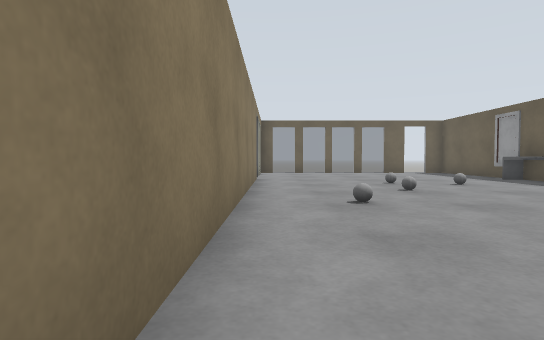
View 1 (above)

13 first-person views from a walk through a Gazebo world. The camera is 0.72 m above the floor, tilts 2° down and sees 80° across. The floor is counted in squares, 1 m on a side. Each view is taken from the middle of a square. On the plan, view 1 faces up. The plan holds only what a view shows up to about 10 squares ahead; the rest is blank. The robots in the file are not drawn. Surface patterns are stand-ins for the level's own textures.

View 2
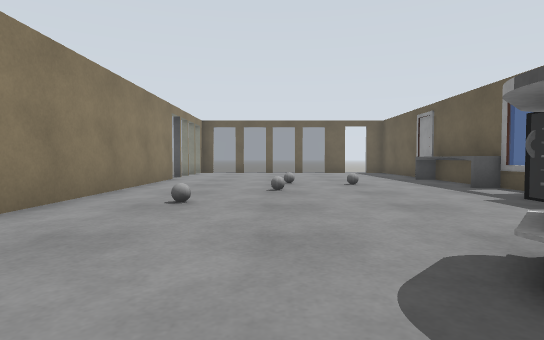

View 3
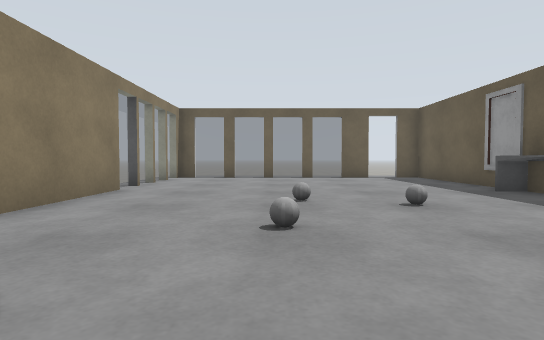

View 4
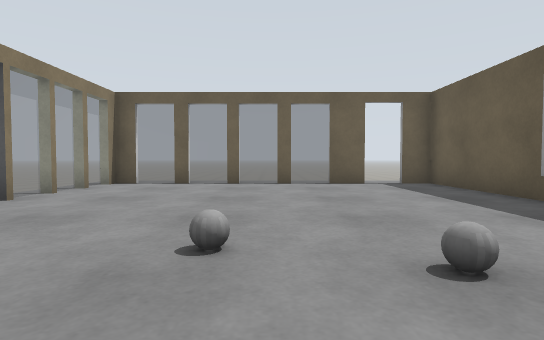

View 5
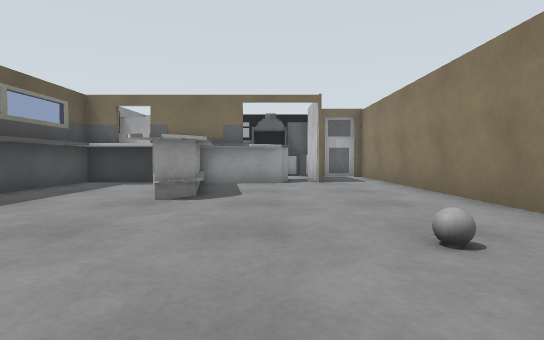

View 6
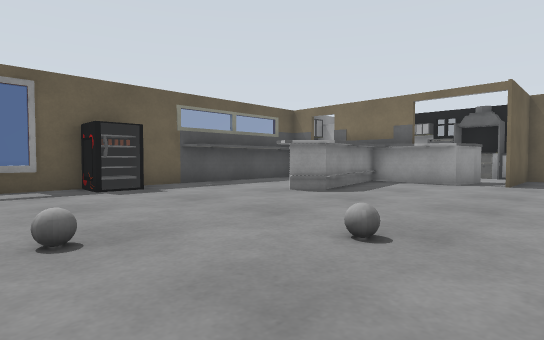

View 7
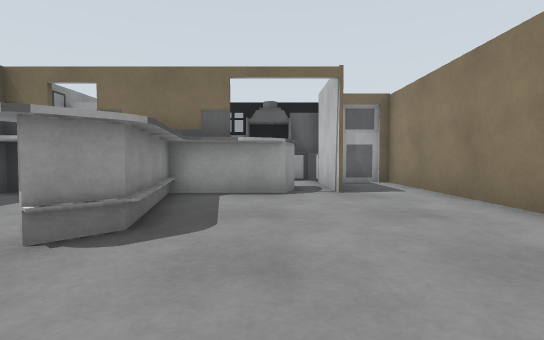

View 8
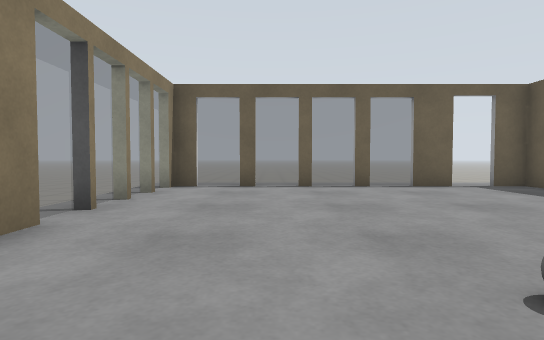

View 9
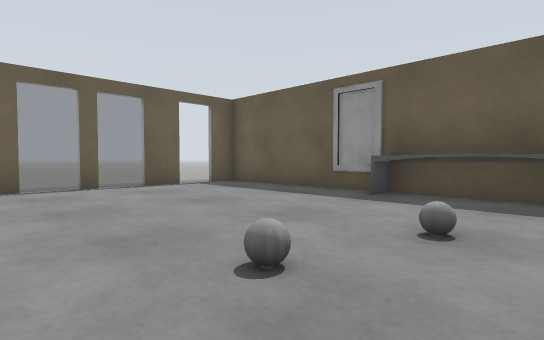

View 10
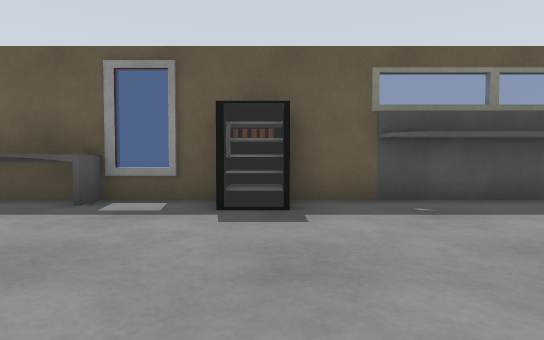

View 11
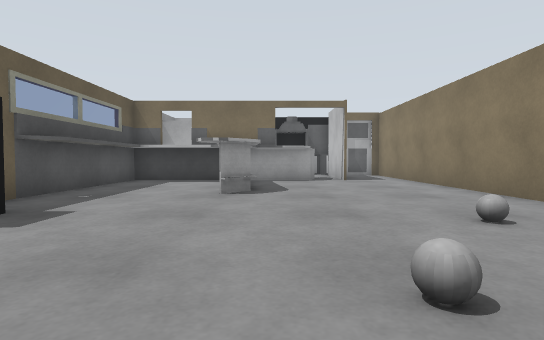

View 12
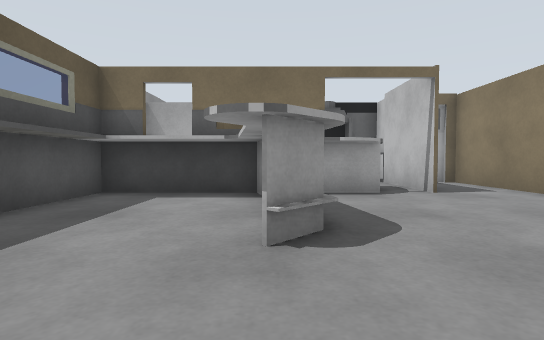

View 13
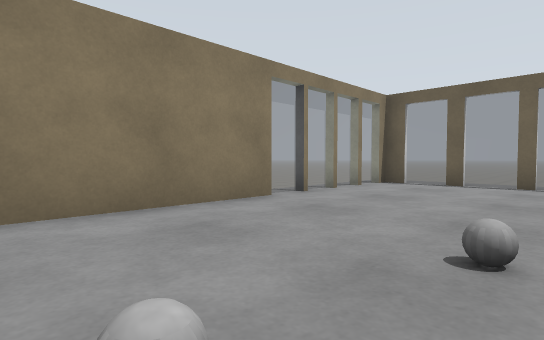

### Floor plan
Points are (right, up) in squares from view 1. A wall is a line through its corners. A room is listed if a view was taken in it or the views show most of it. See-through windows are left out.
Room 1 (views 1, 2, 3, 4, 5, 6, 7, 8, 9, 10, 11, 12, 13)
walls: (7.5, 4.6) (7.5, 5.8) (8.6, 5.8); (7.7, 5) (7.9, 5.6); (7.7, 4.8) (7.7, 5.8); (7.9, 5) (7.5, 5.8); (8.3, 4.8) (8.3, 5.7) (7.4, 5.7); (-0.5, 11.6) (-0.5, -4.9) (1.5, -4.9) (1.5, -1.8); (8.6, 5.4) (8.6, 15.4); (4.7, -1.2) (4.2, 1.8) (4.9, 2.5); (8, -0.9) (8, 2.6); (3.1, 16.4) (2.6, 16.4); (1.6, 16.4) (1.1, 16.4); (4.6, 16.4) (4.1, 16.4); (0.1, 16.4) (-0.5, 16.4) (-0.5, 16); (6.7, 16.4) (5.6, 16.4); (2.5, -3.5) (2.5, -2.6) (2.7, -1.8) (8.6, -1.8) (8.6, 5); (8.6, 16.4) (7.7, 16.4)
low walls: (8.6, 7.9) (8, 7.9) (8, 11.2); (5.8, -0.9) (8, -0.9); (3.5, -1.4) (4.4, -1.4); (5.2, -1.9) (4.5, 1.7) (5.1, 2.4)
ways out: opening at (7, 16)
objects: grey ball (2, 5); grey ball (3, 7); grey ball (4, 10); grey ball (5, 9)

Where each view was taken, in squares from view 1:
view 1: 0 up, 0 right, facing up
view 2: 0 up, 3 right, facing up
view 3: 4 up, 3 right, facing up
view 4: 7 up, 4 right, facing up
view 5: 8 up, 3 right, facing down
view 6: 8 up, 0 right, facing down-right
view 7: 5 up, 3 right, facing down
view 8: 8 up, 2 right, facing up
view 9: 8 up, 2 right, facing up-right
view 10: 5 up, 3 right, facing right
view 11: 9 up, 4 right, facing down
view 12: 5 up, 5 right, facing down
view 13: 7 up, 4 right, facing up-left
